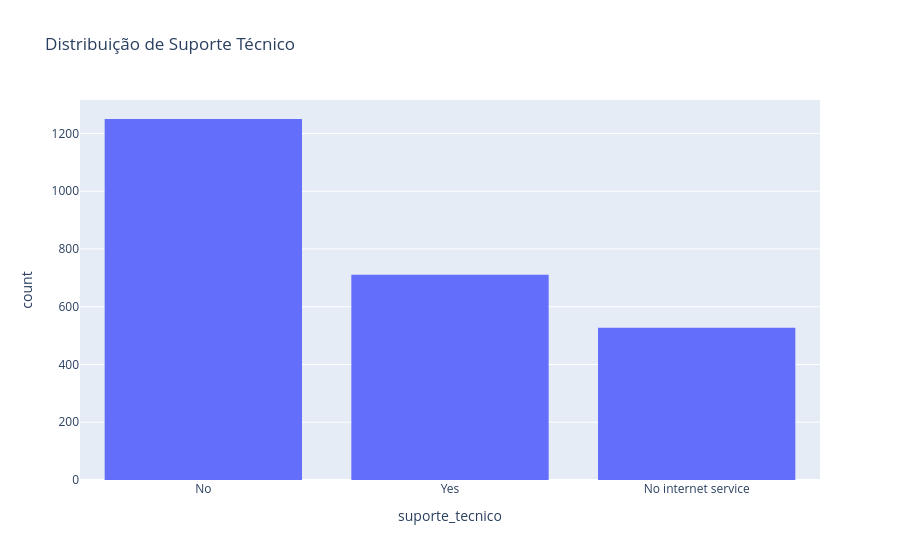

Source (notebook cell):
### Code cell
fig = px.histogram(
    df,
    x='suporte_tecnico',
    title='Distribuição de Suporte Técnico'
)

fig.show()

df['suporte_tecnico'].value_counts(normalize=True) * 100

### Figure 1 — Plotly figure (JSON) as saved in the notebook; plotly's stock layout.template omitted (floating-point values rounded to 4 significant figures; data arrays with more than 128 entries replaced by an {"elided": "..."} marker saying what was removed)
{"data": [{"bingroup": "x", "hovertemplate": "suporte_tecnico=%{x}<br>count=%{y}<extra></extra>", "legendgroup": "", "marker": {"color": "#636efa", "pattern": {"shape": ""}}, "name": "", "orientation": "v", "showlegend": false, "type": "histogram", "x": {"elided": "2488 str values"}, "xaxis": "x", "yaxis": "y"}], "layout": {"barmode": "relative", "legend": {"tracegroupgap": 0}, "title": {"text": "Distribuição de Suporte Técnico"}, "xaxis": {"anchor": "y", "domain": [0, 1], "title": {"text": "suporte_tecnico"}}, "yaxis": {"anchor": "x", "domain": [0, 1], "title": {"text": "count"}}}}
